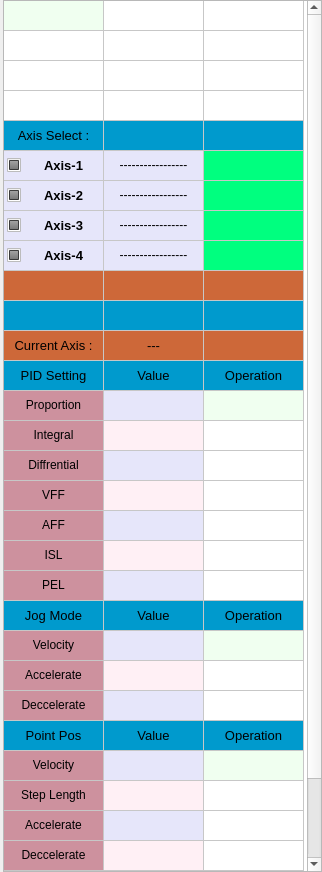
<?xml version="1.0" encoding="UTF-8"?>
<ui version="4.0">
 <class>MotionMode</class>
 <widget class="QWidget" name="MotionMode">
  <property name="geometry">
   <rect>
    <x>0</x>
    <y>0</y>
    <width>322</width>
    <height>872</height>
   </rect>
  </property>
  <property name="font">
   <font>
    <stylestrategy>PreferAntialias</stylestrategy>
   </font>
  </property>
  <property name="windowTitle">
   <string>MotionMode</string>
  </property>
  <layout class="QGridLayout" name="gridLayout">
   <property name="leftMargin">
    <number>3</number>
   </property>
   <property name="topMargin">
    <number>0</number>
   </property>
   <property name="rightMargin">
    <number>0</number>
   </property>
   <property name="bottomMargin">
    <number>0</number>
   </property>
   <property name="spacing">
    <number>0</number>
   </property>
   <item row="0" column="1">
    <widget class="QTableWidget" name="tableWidget">
     <property name="sizePolicy">
      <sizepolicy hsizetype="Fixed" vsizetype="Expanding">
       <horstretch>0</horstretch>
       <verstretch>0</verstretch>
      </sizepolicy>
     </property>
     <property name="minimumSize">
      <size>
       <width>319</width>
       <height>237</height>
      </size>
     </property>
     <property name="maximumSize">
      <size>
       <width>319</width>
       <height>10000</height>
      </size>
     </property>
     <property name="verticalScrollBarPolicy">
      <enum>Qt::ScrollBarAlwaysOn</enum>
     </property>
     <property name="horizontalScrollBarPolicy">
      <enum>Qt::ScrollBarAlwaysOff</enum>
     </property>
     <property name="sizeAdjustPolicy">
      <enum>QAbstractScrollArea::AdjustToContents</enum>
     </property>
     <property name="showGrid">
      <bool>true</bool>
     </property>
     <property name="gridStyle">
      <enum>Qt::SolidLine</enum>
     </property>
     <property name="rowCount">
      <number>32</number>
     </property>
     <attribute name="horizontalHeaderVisible">
      <bool>false</bool>
     </attribute>
     <attribute name="verticalHeaderVisible">
      <bool>false</bool>
     </attribute>
     <row>
      <property name="text">
       <string>1</string>
      </property>
     </row>
     <row>
      <property name="text">
       <string>2</string>
      </property>
     </row>
     <row>
      <property name="text">
       <string>3</string>
      </property>
     </row>
     <row>
      <property name="text">
       <string>4</string>
      </property>
     </row>
     <row>
      <property name="text">
       <string>5</string>
      </property>
     </row>
     <row>
      <property name="text">
       <string>6</string>
      </property>
     </row>
     <row>
      <property name="text">
       <string>7</string>
      </property>
     </row>
     <row>
      <property name="text">
       <string>8</string>
      </property>
     </row>
     <row>
      <property name="text">
       <string>9</string>
      </property>
     </row>
     <row>
      <property name="text">
       <string>10</string>
      </property>
     </row>
     <row>
      <property name="text">
       <string>11</string>
      </property>
     </row>
     <row>
      <property name="text">
       <string>12</string>
      </property>
     </row>
     <row/>
     <row/>
     <row/>
     <row/>
     <row/>
     <row/>
     <row/>
     <row/>
     <row/>
     <row/>
     <row/>
     <row/>
     <row/>
     <row/>
     <row/>
     <row/>
     <row/>
     <row/>
     <row/>
     <row/>
     <column>
      <property name="text">
       <string>PID Setting</string>
      </property>
     </column>
     <column>
      <property name="text">
       <string>Value</string>
      </property>
      <property name="textAlignment">
       <set>AlignCenter</set>
      </property>
     </column>
     <column>
      <property name="text">
       <string>Operation</string>
      </property>
      <property name="textAlignment">
       <set>AlignCenter</set>
      </property>
     </column>
     <item row="0" column="0">
      <property name="text">
       <string/>
      </property>
      <property name="background">
       <brush brushstyle="SolidPattern">
        <color alpha="255">
         <red>240</red>
         <green>255</green>
         <blue>240</blue>
        </color>
       </brush>
      </property>
      <property name="foreground">
       <brush brushstyle="NoBrush">
        <color alpha="255">
         <red>255</red>
         <green>240</green>
         <blue>245</blue>
        </color>
       </brush>
      </property>
     </item>
     <item row="4" column="0">
      <property name="text">
       <string>Axis Select :</string>
      </property>
      <property name="font">
       <font>
        <pointsize>10</pointsize>
        <weight>50</weight>
        <italic>false</italic>
        <bold>false</bold>
        <stylestrategy>PreferAntialias</stylestrategy>
        <kerning>true</kerning>
       </font>
      </property>
      <property name="textAlignment">
       <set>AlignCenter</set>
      </property>
      <property name="background">
       <brush brushstyle="SolidPattern">
        <color alpha="255">
         <red>0</red>
         <green>154</green>
         <blue>205</blue>
        </color>
       </brush>
      </property>
     </item>
     <item row="4" column="1">
      <property name="text">
       <string/>
      </property>
      <property name="background">
       <brush brushstyle="SolidPattern">
        <color alpha="255">
         <red>0</red>
         <green>154</green>
         <blue>205</blue>
        </color>
       </brush>
      </property>
     </item>
     <item row="4" column="2">
      <property name="text">
       <string/>
      </property>
      <property name="background">
       <brush brushstyle="SolidPattern">
        <color alpha="255">
         <red>0</red>
         <green>154</green>
         <blue>205</blue>
        </color>
       </brush>
      </property>
     </item>
     <item row="5" column="0">
      <property name="text">
       <string>Axis-1</string>
      </property>
      <property name="font">
       <font>
        <pointsize>10</pointsize>
        <weight>75</weight>
        <italic>false</italic>
        <bold>true</bold>
        <underline>false</underline>
        <strikeout>false</strikeout>
        <stylestrategy>PreferAntialias</stylestrategy>
       </font>
      </property>
      <property name="textAlignment">
       <set>AlignCenter</set>
      </property>
      <property name="background">
       <brush brushstyle="SolidPattern">
        <color alpha="255">
         <red>230</red>
         <green>230</green>
         <blue>250</blue>
        </color>
       </brush>
      </property>
      <property name="foreground">
       <brush brushstyle="NoBrush">
        <color alpha="255">
         <red>0</red>
         <green>0</green>
         <blue>0</blue>
        </color>
       </brush>
      </property>
      <property name="checkState">
       <enum>PartiallyChecked</enum>
      </property>
     </item>
     <item row="5" column="1">
      <property name="text">
       <string>-----------------</string>
      </property>
      <property name="textAlignment">
       <set>AlignCenter</set>
      </property>
      <property name="background">
       <brush brushstyle="SolidPattern">
        <color alpha="255">
         <red>230</red>
         <green>230</green>
         <blue>250</blue>
        </color>
       </brush>
      </property>
     </item>
     <item row="5" column="2">
      <property name="text">
       <string/>
      </property>
      <property name="background">
       <brush brushstyle="SolidPattern">
        <color alpha="255">
         <red>0</red>
         <green>255</green>
         <blue>127</blue>
        </color>
       </brush>
      </property>
      <property name="foreground">
       <brush brushstyle="NoBrush">
        <color alpha="255">
         <red>0</red>
         <green>255</green>
         <blue>127</blue>
        </color>
       </brush>
      </property>
     </item>
     <item row="6" column="0">
      <property name="text">
       <string>Axis-2</string>
      </property>
      <property name="font">
       <font>
        <pointsize>10</pointsize>
        <weight>75</weight>
        <bold>true</bold>
       </font>
      </property>
      <property name="textAlignment">
       <set>AlignCenter</set>
      </property>
      <property name="background">
       <brush brushstyle="SolidPattern">
        <color alpha="255">
         <red>230</red>
         <green>230</green>
         <blue>250</blue>
        </color>
       </brush>
      </property>
      <property name="checkState">
       <enum>PartiallyChecked</enum>
      </property>
     </item>
     <item row="6" column="1">
      <property name="text">
       <string>-----------------</string>
      </property>
      <property name="textAlignment">
       <set>AlignCenter</set>
      </property>
      <property name="background">
       <brush brushstyle="SolidPattern">
        <color alpha="255">
         <red>230</red>
         <green>230</green>
         <blue>250</blue>
        </color>
       </brush>
      </property>
     </item>
     <item row="6" column="2">
      <property name="text">
       <string/>
      </property>
      <property name="background">
       <brush brushstyle="SolidPattern">
        <color alpha="255">
         <red>0</red>
         <green>255</green>
         <blue>127</blue>
        </color>
       </brush>
      </property>
     </item>
     <item row="7" column="0">
      <property name="text">
       <string>Axis-3</string>
      </property>
      <property name="font">
       <font>
        <pointsize>10</pointsize>
        <weight>75</weight>
        <bold>true</bold>
       </font>
      </property>
      <property name="textAlignment">
       <set>AlignCenter</set>
      </property>
      <property name="background">
       <brush brushstyle="SolidPattern">
        <color alpha="255">
         <red>230</red>
         <green>230</green>
         <blue>250</blue>
        </color>
       </brush>
      </property>
      <property name="checkState">
       <enum>PartiallyChecked</enum>
      </property>
     </item>
     <item row="7" column="1">
      <property name="text">
       <string>-----------------</string>
      </property>
      <property name="textAlignment">
       <set>AlignCenter</set>
      </property>
      <property name="background">
       <brush brushstyle="SolidPattern">
        <color alpha="255">
         <red>230</red>
         <green>230</green>
         <blue>250</blue>
        </color>
       </brush>
      </property>
     </item>
     <item row="7" column="2">
      <property name="text">
       <string/>
      </property>
      <property name="background">
       <brush brushstyle="SolidPattern">
        <color alpha="255">
         <red>0</red>
         <green>255</green>
         <blue>127</blue>
        </color>
       </brush>
      </property>
     </item>
     <item row="8" column="0">
      <property name="text">
       <string>Axis-4</string>
      </property>
      <property name="font">
       <font>
        <pointsize>10</pointsize>
        <weight>75</weight>
        <bold>true</bold>
       </font>
      </property>
      <property name="textAlignment">
       <set>AlignCenter</set>
      </property>
      <property name="background">
       <brush brushstyle="SolidPattern">
        <color alpha="255">
         <red>230</red>
         <green>230</green>
         <blue>250</blue>
        </color>
       </brush>
      </property>
      <property name="checkState">
       <enum>PartiallyChecked</enum>
      </property>
     </item>
     <item row="8" column="1">
      <property name="text">
       <string>-----------------</string>
      </property>
      <property name="textAlignment">
       <set>AlignCenter</set>
      </property>
      <property name="background">
       <brush brushstyle="SolidPattern">
        <color alpha="255">
         <red>230</red>
         <green>230</green>
         <blue>250</blue>
        </color>
       </brush>
      </property>
     </item>
     <item row="8" column="2">
      <property name="text">
       <string/>
      </property>
      <property name="background">
       <brush brushstyle="SolidPattern">
        <color alpha="255">
         <red>0</red>
         <green>255</green>
         <blue>127</blue>
        </color>
       </brush>
      </property>
     </item>
     <item row="9" column="0">
      <property name="text">
       <string/>
      </property>
      <property name="font">
       <font>
        <pointsize>10</pointsize>
        <weight>75</weight>
        <italic>true</italic>
        <bold>true</bold>
       </font>
      </property>
      <property name="textAlignment">
       <set>AlignCenter</set>
      </property>
      <property name="background">
       <brush brushstyle="SolidPattern">
        <color alpha="255">
         <red>205</red>
         <green>104</green>
         <blue>57</blue>
        </color>
       </brush>
      </property>
     </item>
     <item row="9" column="1">
      <property name="text">
       <string/>
      </property>
      <property name="font">
       <font>
        <pointsize>10</pointsize>
        <weight>75</weight>
        <bold>true</bold>
        <underline>false</underline>
       </font>
      </property>
      <property name="textAlignment">
       <set>AlignCenter</set>
      </property>
      <property name="background">
       <brush brushstyle="SolidPattern">
        <color alpha="255">
         <red>205</red>
         <green>104</green>
         <blue>57</blue>
        </color>
       </brush>
      </property>
     </item>
     <item row="9" column="2">
      <property name="text">
       <string/>
      </property>
      <property name="background">
       <brush brushstyle="SolidPattern">
        <color alpha="255">
         <red>205</red>
         <green>104</green>
         <blue>57</blue>
        </color>
       </brush>
      </property>
     </item>
     <item row="10" column="0">
      <property name="text">
       <string/>
      </property>
      <property name="font">
       <font>
        <pointsize>10</pointsize>
       </font>
      </property>
      <property name="textAlignment">
       <set>AlignCenter</set>
      </property>
      <property name="background">
       <brush brushstyle="SolidPattern">
        <color alpha="255">
         <red>0</red>
         <green>154</green>
         <blue>205</blue>
        </color>
       </brush>
      </property>
     </item>
     <item row="10" column="1">
      <property name="text">
       <string/>
      </property>
      <property name="font">
       <font>
        <pointsize>10</pointsize>
       </font>
      </property>
      <property name="textAlignment">
       <set>AlignCenter</set>
      </property>
      <property name="background">
       <brush brushstyle="SolidPattern">
        <color alpha="255">
         <red>0</red>
         <green>154</green>
         <blue>205</blue>
        </color>
       </brush>
      </property>
     </item>
     <item row="10" column="2">
      <property name="text">
       <string/>
      </property>
      <property name="font">
       <font>
        <pointsize>10</pointsize>
       </font>
      </property>
      <property name="textAlignment">
       <set>AlignCenter</set>
      </property>
      <property name="background">
       <brush brushstyle="SolidPattern">
        <color alpha="255">
         <red>0</red>
         <green>154</green>
         <blue>205</blue>
        </color>
       </brush>
      </property>
     </item>
     <item row="11" column="0">
      <property name="text">
       <string>Current Axis :</string>
      </property>
      <property name="font">
       <font>
        <pointsize>10</pointsize>
        <italic>false</italic>
       </font>
      </property>
      <property name="textAlignment">
       <set>AlignCenter</set>
      </property>
      <property name="background">
       <brush brushstyle="SolidPattern">
        <color alpha="255">
         <red>205</red>
         <green>104</green>
         <blue>57</blue>
        </color>
       </brush>
      </property>
      <property name="foreground">
       <brush brushstyle="NoBrush">
        <color alpha="255">
         <red>0</red>
         <green>0</green>
         <blue>0</blue>
        </color>
       </brush>
      </property>
     </item>
     <item row="11" column="1">
      <property name="text">
       <string>---</string>
      </property>
      <property name="font">
       <font>
        <pointsize>10</pointsize>
        <italic>false</italic>
       </font>
      </property>
      <property name="textAlignment">
       <set>AlignCenter</set>
      </property>
      <property name="background">
       <brush brushstyle="SolidPattern">
        <color alpha="255">
         <red>205</red>
         <green>104</green>
         <blue>57</blue>
        </color>
       </brush>
      </property>
      <property name="foreground">
       <brush brushstyle="NoBrush">
        <color alpha="255">
         <red>0</red>
         <green>0</green>
         <blue>0</blue>
        </color>
       </brush>
      </property>
     </item>
     <item row="11" column="2">
      <property name="text">
       <string/>
      </property>
      <property name="font">
       <font>
        <pointsize>10</pointsize>
        <italic>false</italic>
       </font>
      </property>
      <property name="textAlignment">
       <set>AlignCenter</set>
      </property>
      <property name="background">
       <brush brushstyle="SolidPattern">
        <color alpha="255">
         <red>205</red>
         <green>104</green>
         <blue>57</blue>
        </color>
       </brush>
      </property>
      <property name="foreground">
       <brush brushstyle="SolidPattern">
        <color alpha="255">
         <red>0</red>
         <green>0</green>
         <blue>0</blue>
        </color>
       </brush>
      </property>
     </item>
     <item row="12" column="0">
      <property name="text">
       <string>PID Setting</string>
      </property>
      <property name="font">
       <font>
        <pointsize>10</pointsize>
       </font>
      </property>
      <property name="textAlignment">
       <set>AlignCenter</set>
      </property>
      <property name="background">
       <brush brushstyle="SolidPattern">
        <color alpha="255">
         <red>0</red>
         <green>154</green>
         <blue>205</blue>
        </color>
       </brush>
      </property>
     </item>
     <item row="12" column="1">
      <property name="text">
       <string>Value</string>
      </property>
      <property name="font">
       <font>
        <pointsize>10</pointsize>
       </font>
      </property>
      <property name="textAlignment">
       <set>AlignCenter</set>
      </property>
      <property name="background">
       <brush brushstyle="SolidPattern">
        <color alpha="255">
         <red>0</red>
         <green>154</green>
         <blue>205</blue>
        </color>
       </brush>
      </property>
     </item>
     <item row="12" column="2">
      <property name="text">
       <string>Operation</string>
      </property>
      <property name="font">
       <font>
        <pointsize>10</pointsize>
       </font>
      </property>
      <property name="textAlignment">
       <set>AlignCenter</set>
      </property>
      <property name="background">
       <brush brushstyle="SolidPattern">
        <color alpha="255">
         <red>0</red>
         <green>154</green>
         <blue>205</blue>
        </color>
       </brush>
      </property>
     </item>
     <item row="13" column="0">
      <property name="text">
       <string>Proportion</string>
      </property>
      <property name="textAlignment">
       <set>AlignCenter</set>
      </property>
      <property name="background">
       <brush brushstyle="SolidPattern">
        <color alpha="255">
         <red>205</red>
         <green>145</green>
         <blue>158</blue>
        </color>
       </brush>
      </property>
     </item>
     <item row="13" column="1">
      <property name="text">
       <string/>
      </property>
      <property name="textAlignment">
       <set>AlignCenter</set>
      </property>
      <property name="background">
       <brush brushstyle="SolidPattern">
        <color alpha="255">
         <red>230</red>
         <green>230</green>
         <blue>250</blue>
        </color>
       </brush>
      </property>
     </item>
     <item row="13" column="2">
      <property name="text">
       <string/>
      </property>
      <property name="background">
       <brush brushstyle="SolidPattern">
        <color alpha="255">
         <red>240</red>
         <green>255</green>
         <blue>240</blue>
        </color>
       </brush>
      </property>
     </item>
     <item row="14" column="0">
      <property name="text">
       <string>Integral</string>
      </property>
      <property name="textAlignment">
       <set>AlignCenter</set>
      </property>
      <property name="background">
       <brush brushstyle="SolidPattern">
        <color alpha="255">
         <red>205</red>
         <green>145</green>
         <blue>158</blue>
        </color>
       </brush>
      </property>
     </item>
     <item row="14" column="1">
      <property name="text">
       <string/>
      </property>
      <property name="textAlignment">
       <set>AlignCenter</set>
      </property>
      <property name="background">
       <brush brushstyle="SolidPattern">
        <color alpha="255">
         <red>255</red>
         <green>240</green>
         <blue>245</blue>
        </color>
       </brush>
      </property>
     </item>
     <item row="15" column="0">
      <property name="text">
       <string>Diffrential</string>
      </property>
      <property name="textAlignment">
       <set>AlignCenter</set>
      </property>
      <property name="background">
       <brush brushstyle="SolidPattern">
        <color alpha="255">
         <red>205</red>
         <green>145</green>
         <blue>158</blue>
        </color>
       </brush>
      </property>
     </item>
     <item row="15" column="1">
      <property name="text">
       <string/>
      </property>
      <property name="textAlignment">
       <set>AlignCenter</set>
      </property>
      <property name="background">
       <brush brushstyle="SolidPattern">
        <color alpha="255">
         <red>230</red>
         <green>230</green>
         <blue>250</blue>
        </color>
       </brush>
      </property>
     </item>
     <item row="16" column="0">
      <property name="text">
       <string>VFF</string>
      </property>
      <property name="textAlignment">
       <set>AlignCenter</set>
      </property>
      <property name="background">
       <brush brushstyle="SolidPattern">
        <color alpha="255">
         <red>205</red>
         <green>145</green>
         <blue>158</blue>
        </color>
       </brush>
      </property>
     </item>
     <item row="16" column="1">
      <property name="text">
       <string/>
      </property>
      <property name="textAlignment">
       <set>AlignCenter</set>
      </property>
      <property name="background">
       <brush brushstyle="SolidPattern">
        <color alpha="255">
         <red>255</red>
         <green>240</green>
         <blue>245</blue>
        </color>
       </brush>
      </property>
     </item>
     <item row="17" column="0">
      <property name="text">
       <string>AFF</string>
      </property>
      <property name="textAlignment">
       <set>AlignCenter</set>
      </property>
      <property name="background">
       <brush brushstyle="SolidPattern">
        <color alpha="255">
         <red>205</red>
         <green>145</green>
         <blue>158</blue>
        </color>
       </brush>
      </property>
     </item>
     <item row="17" column="1">
      <property name="text">
       <string/>
      </property>
      <property name="textAlignment">
       <set>AlignCenter</set>
      </property>
      <property name="background">
       <brush brushstyle="SolidPattern">
        <color alpha="255">
         <red>230</red>
         <green>230</green>
         <blue>250</blue>
        </color>
       </brush>
      </property>
     </item>
     <item row="18" column="0">
      <property name="text">
       <string>ISL</string>
      </property>
      <property name="font">
       <font>
        <pointsize>9</pointsize>
       </font>
      </property>
      <property name="textAlignment">
       <set>AlignCenter</set>
      </property>
      <property name="background">
       <brush brushstyle="SolidPattern">
        <color alpha="255">
         <red>205</red>
         <green>145</green>
         <blue>158</blue>
        </color>
       </brush>
      </property>
     </item>
     <item row="18" column="1">
      <property name="text">
       <string/>
      </property>
      <property name="font">
       <font>
        <pointsize>10</pointsize>
       </font>
      </property>
      <property name="textAlignment">
       <set>AlignCenter</set>
      </property>
      <property name="background">
       <brush brushstyle="SolidPattern">
        <color alpha="255">
         <red>255</red>
         <green>240</green>
         <blue>245</blue>
        </color>
       </brush>
      </property>
     </item>
     <item row="18" column="2">
      <property name="text">
       <string/>
      </property>
      <property name="font">
       <font>
        <pointsize>10</pointsize>
       </font>
      </property>
      <property name="textAlignment">
       <set>AlignCenter</set>
      </property>
      <property name="background">
       <brush brushstyle="SolidPattern">
        <color alpha="255">
         <red>255</red>
         <green>255</green>
         <blue>255</blue>
        </color>
       </brush>
      </property>
     </item>
     <item row="19" column="0">
      <property name="text">
       <string>PEL</string>
      </property>
      <property name="textAlignment">
       <set>AlignCenter</set>
      </property>
      <property name="background">
       <brush brushstyle="SolidPattern">
        <color alpha="255">
         <red>205</red>
         <green>145</green>
         <blue>158</blue>
        </color>
       </brush>
      </property>
     </item>
     <item row="19" column="1">
      <property name="text">
       <string/>
      </property>
      <property name="textAlignment">
       <set>AlignCenter</set>
      </property>
      <property name="background">
       <brush brushstyle="SolidPattern">
        <color alpha="255">
         <red>230</red>
         <green>230</green>
         <blue>250</blue>
        </color>
       </brush>
      </property>
     </item>
     <item row="19" column="2">
      <property name="text">
       <string/>
      </property>
      <property name="textAlignment">
       <set>AlignCenter</set>
      </property>
      <property name="background">
       <brush brushstyle="SolidPattern">
        <color alpha="255">
         <red>255</red>
         <green>255</green>
         <blue>255</blue>
        </color>
       </brush>
      </property>
      <property name="foreground">
       <brush brushstyle="SolidPattern">
        <color alpha="255">
         <red>245</red>
         <green>245</green>
         <blue>245</blue>
        </color>
       </brush>
      </property>
     </item>
     <item row="20" column="0">
      <property name="text">
       <string>Jog Mode</string>
      </property>
      <property name="font">
       <font>
        <pointsize>10</pointsize>
        <italic>false</italic>
       </font>
      </property>
      <property name="textAlignment">
       <set>AlignCenter</set>
      </property>
      <property name="background">
       <brush brushstyle="SolidPattern">
        <color alpha="255">
         <red>0</red>
         <green>154</green>
         <blue>205</blue>
        </color>
       </brush>
      </property>
      <property name="checkState">
       <enum>Unchecked</enum>
      </property>
     </item>
     <item row="20" column="1">
      <property name="text">
       <string>Value</string>
      </property>
      <property name="font">
       <font>
        <pointsize>10</pointsize>
        <italic>false</italic>
       </font>
      </property>
      <property name="textAlignment">
       <set>AlignCenter</set>
      </property>
      <property name="background">
       <brush brushstyle="SolidPattern">
        <color alpha="255">
         <red>0</red>
         <green>154</green>
         <blue>205</blue>
        </color>
       </brush>
      </property>
     </item>
     <item row="20" column="2">
      <property name="text">
       <string>Operation</string>
      </property>
      <property name="font">
       <font>
        <pointsize>10</pointsize>
        <italic>false</italic>
       </font>
      </property>
      <property name="textAlignment">
       <set>AlignCenter</set>
      </property>
      <property name="background">
       <brush brushstyle="SolidPattern">
        <color alpha="255">
         <red>0</red>
         <green>154</green>
         <blue>205</blue>
        </color>
       </brush>
      </property>
     </item>
     <item row="21" column="0">
      <property name="text">
       <string>Velocity</string>
      </property>
      <property name="textAlignment">
       <set>AlignCenter</set>
      </property>
      <property name="background">
       <brush brushstyle="SolidPattern">
        <color alpha="255">
         <red>205</red>
         <green>145</green>
         <blue>158</blue>
        </color>
       </brush>
      </property>
     </item>
     <item row="21" column="1">
      <property name="text">
       <string/>
      </property>
      <property name="textAlignment">
       <set>AlignCenter</set>
      </property>
      <property name="background">
       <brush brushstyle="SolidPattern">
        <color alpha="255">
         <red>230</red>
         <green>230</green>
         <blue>250</blue>
        </color>
       </brush>
      </property>
     </item>
     <item row="21" column="2">
      <property name="text">
       <string/>
      </property>
      <property name="background">
       <brush brushstyle="SolidPattern">
        <color alpha="255">
         <red>240</red>
         <green>255</green>
         <blue>240</blue>
        </color>
       </brush>
      </property>
     </item>
     <item row="22" column="0">
      <property name="text">
       <string>Accelerate</string>
      </property>
      <property name="font">
       <font>
        <pointsize>9</pointsize>
       </font>
      </property>
      <property name="textAlignment">
       <set>AlignCenter</set>
      </property>
      <property name="background">
       <brush brushstyle="SolidPattern">
        <color alpha="255">
         <red>205</red>
         <green>145</green>
         <blue>158</blue>
        </color>
       </brush>
      </property>
     </item>
     <item row="22" column="1">
      <property name="text">
       <string/>
      </property>
      <property name="font">
       <font>
        <pointsize>10</pointsize>
       </font>
      </property>
      <property name="textAlignment">
       <set>AlignCenter</set>
      </property>
      <property name="background">
       <brush brushstyle="SolidPattern">
        <color alpha="255">
         <red>255</red>
         <green>240</green>
         <blue>245</blue>
        </color>
       </brush>
      </property>
     </item>
     <item row="22" column="2">
      <property name="text">
       <string/>
      </property>
      <property name="font">
       <font>
        <pointsize>10</pointsize>
       </font>
      </property>
      <property name="textAlignment">
       <set>AlignCenter</set>
      </property>
      <property name="background">
       <brush brushstyle="SolidPattern">
        <color alpha="255">
         <red>255</red>
         <green>255</green>
         <blue>255</blue>
        </color>
       </brush>
      </property>
     </item>
     <item row="23" column="0">
      <property name="text">
       <string>Deccelerate</string>
      </property>
      <property name="textAlignment">
       <set>AlignCenter</set>
      </property>
      <property name="background">
       <brush brushstyle="SolidPattern">
        <color alpha="255">
         <red>205</red>
         <green>145</green>
         <blue>158</blue>
        </color>
       </brush>
      </property>
     </item>
     <item row="23" column="1">
      <property name="text">
       <string/>
      </property>
      <property name="textAlignment">
       <set>AlignCenter</set>
      </property>
      <property name="background">
       <brush brushstyle="SolidPattern">
        <color alpha="255">
         <red>230</red>
         <green>230</green>
         <blue>250</blue>
        </color>
       </brush>
      </property>
     </item>
     <item row="23" column="2">
      <property name="text">
       <string/>
      </property>
      <property name="background">
       <brush brushstyle="SolidPattern">
        <color alpha="255">
         <red>255</red>
         <green>255</green>
         <blue>255</blue>
        </color>
       </brush>
      </property>
      <property name="foreground">
       <brush brushstyle="SolidPattern">
        <color alpha="255">
         <red>245</red>
         <green>245</green>
         <blue>245</blue>
        </color>
       </brush>
      </property>
     </item>
     <item row="24" column="0">
      <property name="text">
       <string>Point Pos</string>
      </property>
      <property name="font">
       <font>
        <pointsize>10</pointsize>
       </font>
      </property>
      <property name="textAlignment">
       <set>AlignCenter</set>
      </property>
      <property name="background">
       <brush brushstyle="SolidPattern">
        <color alpha="255">
         <red>0</red>
         <green>154</green>
         <blue>205</blue>
        </color>
       </brush>
      </property>
      <property name="checkState">
       <enum>Unchecked</enum>
      </property>
     </item>
     <item row="24" column="1">
      <property name="text">
       <string>Value</string>
      </property>
      <property name="font">
       <font>
        <pointsize>10</pointsize>
       </font>
      </property>
      <property name="textAlignment">
       <set>AlignCenter</set>
      </property>
      <property name="background">
       <brush brushstyle="SolidPattern">
        <color alpha="255">
         <red>0</red>
         <green>154</green>
         <blue>205</blue>
        </color>
       </brush>
      </property>
     </item>
     <item row="24" column="2">
      <property name="text">
       <string>Operation</string>
      </property>
      <property name="font">
       <font>
        <pointsize>10</pointsize>
       </font>
      </property>
      <property name="textAlignment">
       <set>AlignCenter</set>
      </property>
      <property name="background">
       <brush brushstyle="SolidPattern">
        <color alpha="255">
         <red>0</red>
         <green>154</green>
         <blue>205</blue>
        </color>
       </brush>
      </property>
     </item>
     <item row="25" column="0">
      <property name="text">
       <string>Velocity</string>
      </property>
      <property name="font">
       <font>
        <pointsize>9</pointsize>
        <italic>false</italic>
       </font>
      </property>
      <property name="textAlignment">
       <set>AlignCenter</set>
      </property>
      <property name="background">
       <brush brushstyle="SolidPattern">
        <color alpha="255">
         <red>205</red>
         <green>145</green>
         <blue>158</blue>
        </color>
       </brush>
      </property>
     </item>
     <item row="25" column="1">
      <property name="text">
       <string/>
      </property>
      <property name="font">
       <font>
        <pointsize>10</pointsize>
        <italic>false</italic>
       </font>
      </property>
      <property name="textAlignment">
       <set>AlignCenter</set>
      </property>
      <property name="background">
       <brush brushstyle="SolidPattern">
        <color alpha="255">
         <red>230</red>
         <green>230</green>
         <blue>250</blue>
        </color>
       </brush>
      </property>
     </item>
     <item row="25" column="2">
      <property name="text">
       <string/>
      </property>
      <property name="font">
       <font>
        <pointsize>10</pointsize>
        <italic>false</italic>
       </font>
      </property>
      <property name="textAlignment">
       <set>AlignCenter</set>
      </property>
      <property name="background">
       <brush brushstyle="SolidPattern">
        <color alpha="255">
         <red>240</red>
         <green>255</green>
         <blue>240</blue>
        </color>
       </brush>
      </property>
     </item>
     <item row="26" column="0">
      <property name="text">
       <string>Step Length</string>
      </property>
      <property name="textAlignment">
       <set>AlignCenter</set>
      </property>
      <property name="background">
       <brush brushstyle="SolidPattern">
        <color alpha="255">
         <red>205</red>
         <green>145</green>
         <blue>158</blue>
        </color>
       </brush>
      </property>
     </item>
     <item row="26" column="1">
      <property name="text">
       <string/>
      </property>
      <property name="textAlignment">
       <set>AlignCenter</set>
      </property>
      <property name="background">
       <brush brushstyle="SolidPattern">
        <color alpha="255">
         <red>255</red>
         <green>240</green>
         <blue>245</blue>
        </color>
       </brush>
      </property>
     </item>
     <item row="27" column="0">
      <property name="text">
       <string>Accelerate</string>
      </property>
      <property name="textAlignment">
       <set>AlignCenter</set>
      </property>
      <property name="background">
       <brush brushstyle="SolidPattern">
        <color alpha="255">
         <red>205</red>
         <green>145</green>
         <blue>158</blue>
        </color>
       </brush>
      </property>
     </item>
     <item row="27" column="1">
      <property name="text">
       <string/>
      </property>
      <property name="textAlignment">
       <set>AlignCenter</set>
      </property>
      <property name="background">
       <brush brushstyle="SolidPattern">
        <color alpha="255">
         <red>230</red>
         <green>230</green>
         <blue>250</blue>
        </color>
       </brush>
      </property>
     </item>
     <item row="28" column="0">
      <property name="text">
       <string>Deccelerate</string>
      </property>
      <property name="textAlignment">
       <set>AlignCenter</set>
      </property>
      <property name="background">
       <brush brushstyle="SolidPattern">
        <color alpha="255">
         <red>205</red>
         <green>145</green>
         <blue>158</blue>
        </color>
       </brush>
      </property>
     </item>
     <item row="28" column="1">
      <property name="text">
       <string/>
      </property>
      <property name="textAlignment">
       <set>AlignCenter</set>
      </property>
      <property name="background">
       <brush brushstyle="SolidPattern">
        <color alpha="255">
         <red>255</red>
         <green>240</green>
         <blue>245</blue>
        </color>
       </brush>
      </property>
     </item>
     <item row="29" column="0">
      <property name="text">
       <string>Smooth Time</string>
      </property>
      <property name="textAlignment">
       <set>AlignCenter</set>
      </property>
      <property name="background">
       <brush brushstyle="SolidPattern">
        <color alpha="255">
         <red>205</red>
         <green>145</green>
         <blue>158</blue>
        </color>
       </brush>
      </property>
     </item>
     <item row="29" column="1">
      <property name="text">
       <string/>
      </property>
      <property name="textAlignment">
       <set>AlignCenter</set>
      </property>
      <property name="background">
       <brush brushstyle="SolidPattern">
        <color alpha="255">
         <red>230</red>
         <green>230</green>
         <blue>250</blue>
        </color>
       </brush>
      </property>
     </item>
     <item row="30" column="0">
      <property name="text">
       <string>Circle Times</string>
      </property>
      <property name="textAlignment">
       <set>AlignCenter</set>
      </property>
      <property name="background">
       <brush brushstyle="SolidPattern">
        <color alpha="255">
         <red>205</red>
         <green>145</green>
         <blue>158</blue>
        </color>
       </brush>
      </property>
     </item>
     <item row="30" column="1">
      <property name="text">
       <string/>
      </property>
      <property name="textAlignment">
       <set>AlignCenter</set>
      </property>
      <property name="background">
       <brush brushstyle="SolidPattern">
        <color alpha="255">
         <red>255</red>
         <green>240</green>
         <blue>245</blue>
        </color>
       </brush>
      </property>
     </item>
     <item row="31" column="0">
      <property name="text">
       <string>Delay Time</string>
      </property>
      <property name="textAlignment">
       <set>AlignCenter</set>
      </property>
      <property name="background">
       <brush brushstyle="SolidPattern">
        <color alpha="255">
         <red>205</red>
         <green>145</green>
         <blue>158</blue>
        </color>
       </brush>
      </property>
     </item>
     <item row="31" column="1">
      <property name="text">
       <string/>
      </property>
      <property name="textAlignment">
       <set>AlignCenter</set>
      </property>
      <property name="background">
       <brush brushstyle="SolidPattern">
        <color alpha="255">
         <red>230</red>
         <green>230</green>
         <blue>250</blue>
        </color>
       </brush>
      </property>
     </item>
    </widget>
   </item>
  </layout>
 </widget>
 <layoutdefault spacing="6" margin="11"/>
 <resources/>
 <connections/>
</ui>
